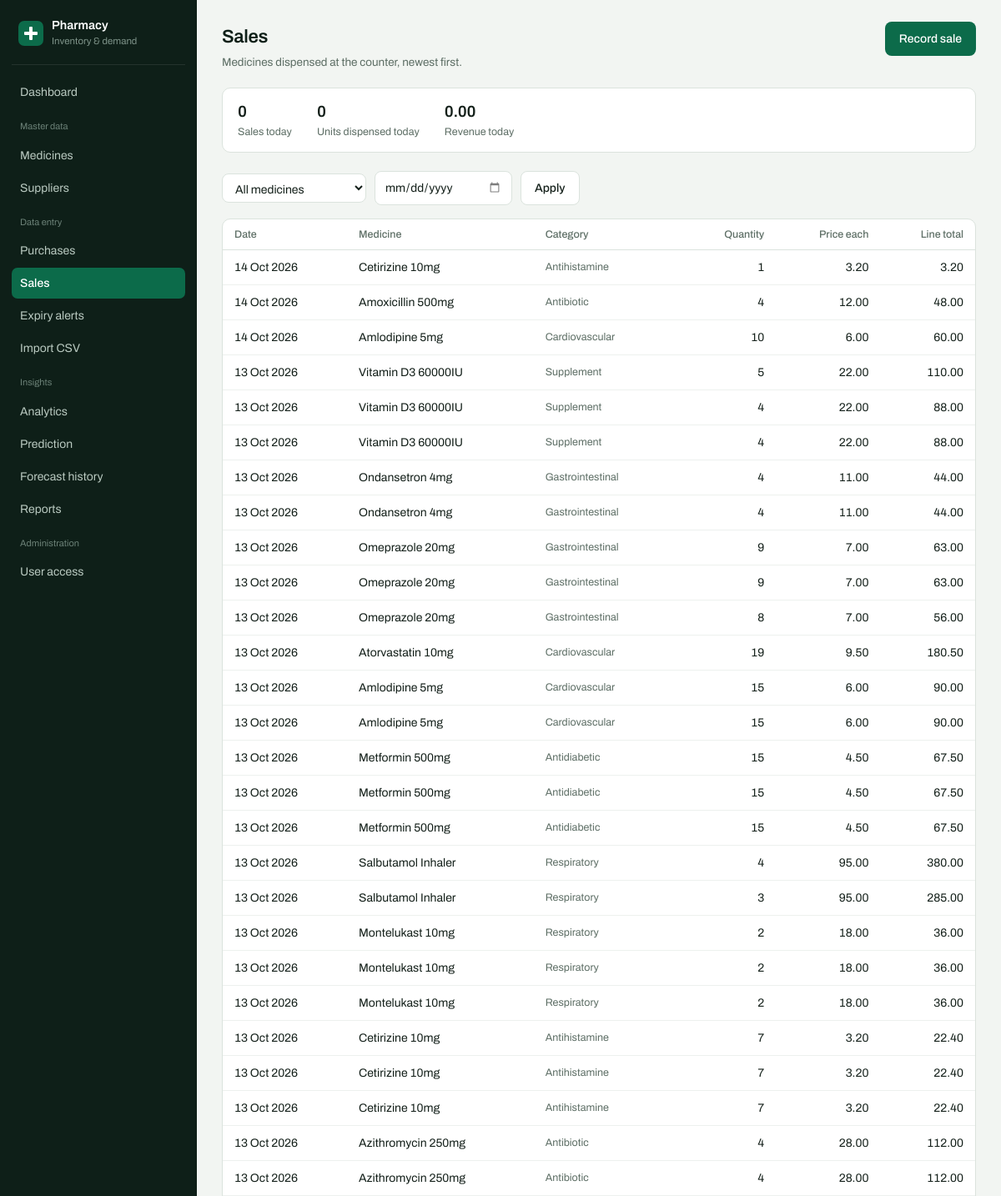
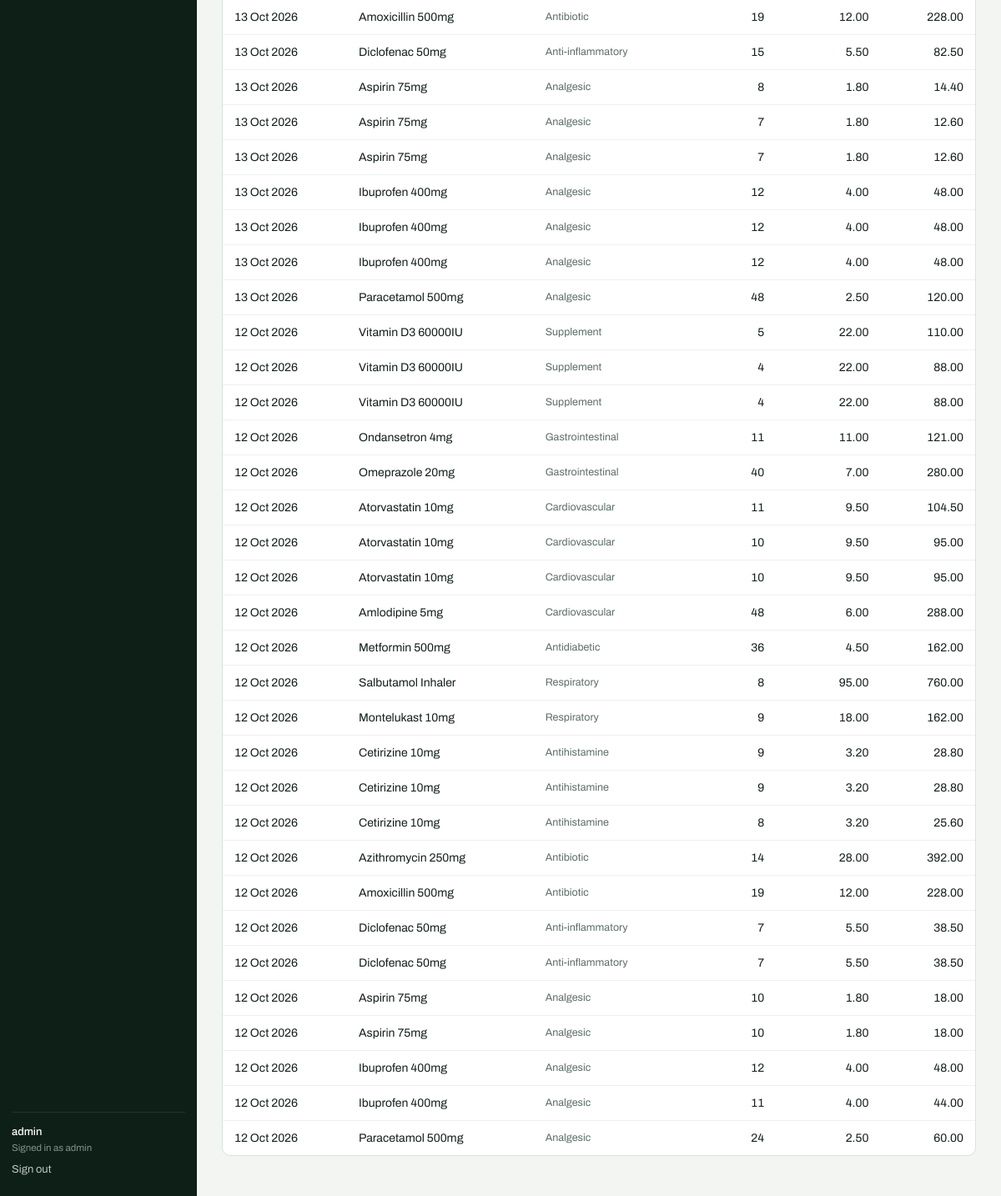
/sales (signed in), run on the app's committed database (2 pictures, top to bottom).
### models.py (models this page shows, shortened)
class Medicine(db.Model):
    __tablename__ = "medicines"
    medicine_id = db.Column(db.Integer, primary_key=True)
    medicine_code = db.Column(db.String(20), unique=True, nullable=False, index=True)
    name = db.Column(db.String(120), nullable=False)
    category = db.Column(db.String(60), nullable=False, index=True)  # EDA groups by this
    unit_price = db.Column(db.Float, nullable=False)                 # selling price
    reorder_level = db.Column(db.Integer, nullable=False, default=50)
    is_active = db.Column(db.Boolean, nullable=False, default=True)
    purchase_items = db.relationship("PurchaseItem", back_populates="medicine")
    sales = db.relationship("Sale", back_populates="medicine")
    forecasts = db.relationship("Forecast", back_populates="medicine")

### app.py (the view)
@app.route("/sales")
@login_required
def sales():
    medicine_id = request.args.get("medicine_id", type=int)
    on_date_raw = request.args.get("on_date", "").strip()
    on_date = sale_service.parse_date(on_date_raw)
    rows = sale_service.recent(medicine_id=medicine_id, on_date=on_date)
    return render_template(
        "sales.html", rows=rows,
        today=sale_service.day_summary(date.today()),
        medicines=Medicine.query.order_by(Medicine.name).all(),
        selected_medicine=medicine_id,
        on_date_raw=on_date_raw,
        today_date=date.today().isoformat())

### app.py (called while the page is built)
def login_required(view):
    @wraps(view)
    def wrapped(*args, **kwargs):
        if "user_id" not in session:
            flash("Please log in first.", "warning")
            return redirect(url_for("login"))
        return view(*args, **kwargs)
    return wrapped

@app.context_processor
def inject_user():
    return {"current_user": {"username": session.get("username"),
                             "role": session.get("role")}}

### models.py (called while the page is built)
    @property
    def revenue(self):
        return self.quantity * self.selling_price

### services/sale_service.py (called while the page is built)
def parse_date(text):
    try:
        return date.fromisoformat(text)
    except (ValueError, TypeError):
        return None

def recent(limit=60, medicine_id=None, on_date=None):
    q = Sale.query
    if medicine_id:
        q = q.filter_by(medicine_id=medicine_id)
    if on_date:
        q = q.filter_by(sale_date=on_date)
    return q.order_by(Sale.sale_date.desc(),
                      Sale.sale_id.desc()).limit(limit).all()

def day_summary(on_date):
    rows = Sale.query.filter_by(sale_date=on_date).all()
    return {
        "transactions": len(rows),
        "units": sum(r.quantity for r in rows),
        "revenue": round(sum(r.revenue for r in rows), 2),
    }

### templates/sales.html (shortened to what this page needs)
{% extends "base.html" %}
{% block content %}
<div class="page-head">
  <div>
    <h1>Sales</h1>
    <p>Medicines dispensed at the counter, newest first.</p>
  </div>
  <a class="btn btn-primary" href="{{ url_for('sale_new') }}">Record sale</a>
</div>
<div class="stats">
  <div class="stat">
    <div class="value">{{ today.transactions }}</div>
    <div class="label">Sales today</div>
  </div>
  <div class="stat">
    <div class="value">{{ today.units }}</div>
    <div class="label">Units dispensed today</div>
  </div>
  <div class="stat">
    <div class="value">{{ "{:,.2f}".format(today.revenue) }}</div>
    <div class="label">Revenue today</div>
  </div>
</div>
<form class="filters" method="GET">
  <select name="medicine_id">
    <option value="">All medicines</option>
  </select>
  <input type="date" name="on_date" value="{{ on_date_raw }}" max="{{ today_date }}">
  <button class="btn btn-quiet" type="submit">Apply</button>
</form>
<section class="panel">
  <div class="table-wrap">
    <table class="data">
      <thead>
        <tr>
          <th>Date</th>
          <th>Medicine</th>
          <th>Category</th>
          <th class="num">Quantity</th>
          <th class="num">Price each</th>
          <th class="num">Line total</th>
        </tr>
      </thead>
      <tbody>
        {% for s in rows %}
        <tr>
          <td class="date">{{ s.sale_date.strftime('%d %b %Y') }}</td>
          <td>{{ s.medicine.name }}</td>
          <td class="batch">{{ s.medicine.category }}</td>
          <td class="num">{{ s.quantity }}</td>
          <td class="num">{{ "%.2f"|format(s.selling_price) }}</td>
          <td class="num">{{ "{:,.2f}".format(s.revenue) }}</td>
        </tr>
        {% else %}
        <tr><td colspan="6" class="empty">No sales match these filters.</td></tr>
        {% endfor %}
      </tbody>
    </table>
  </div>
</section>
{% endblock %}

### static/css/style.css (style rules this page uses)
:root { --ink: #0E1F18; --ink-soft: #1B332A; --green: #0C6B4A; --green-lift: #118A5F; --green-wash: #E6F1EC; --paper: #F2F5F2; --surface: #FFFFFF; --line: #DBE3DD; --text: #14201A; --muted: #5D6E65; --amber: #9A6407; --amber-wash: #FBF0DC; --red: #A42A1E; --red-wash: #FAE8E5; --sidebar-w: 236px; --radius: 10px; }
* { box-sizing: border-box; }
body { margin: 0; background: var(--paper); color: var(--text); font-family: Archivo, system-ui, -apple-system, "Segoe UI", sans-serif; font-size: 15px; line-height: 1.5; font-variant-numeric: tabular-nums; }
h1, h2, h3, h4, h5 { font-weight: 600; letter-spacing: -0.015em; color: var(--ink); margin: 0; }
a { color: var(--green); }
.page-head { display: flex; align-items: baseline; justify-content: space-between; gap: 16px; margin-bottom: 20px; }
.page-head h1 { font-size: 22px; }
.page-head p { margin: 4px 0 0; color: var(--muted); font-size: 13.5px; }
.panel { background: var(--surface); border: 1px solid var(--line); border-radius: var(--radius); overflow: hidden; }
.stats { display: flex; flex-wrap: wrap; gap: 30px; padding: 14px 18px; background: var(--surface); border: 1px solid var(--line); border-radius: var(--radius); margin-bottom: 22px; }
.stat .value { font-size: 19px; font-weight: 600; letter-spacing: -0.02em; }
.stat .label { font-size: 12.5px; color: var(--muted); }
.table-wrap { overflow-x: auto; }
table.data { width: 100%; border-collapse: collapse; font-size: 14px; }
table.data th { text-align: left; font-weight: 500; font-size: 12.5px; color: var(--muted); padding: 9px 14px; border-bottom: 1px solid var(--line); white-space: nowrap; }
table.data td { padding: 10px 14px; border-bottom: 1px solid #EDF1EE; }
table.data tr:last-child td { border-bottom: 0; }
.num { text-align: right; font-variant-numeric: tabular-nums; white-space: nowrap; }
.batch { color: var(--muted); font-size: 12.5px; white-space: nowrap; }
.date { white-space: nowrap; }
.btn { display: inline-block; padding: 9px 16px; border: 1px solid transparent; border-radius: 8px; font: inherit; font-weight: 500; font-size: 14px; cursor: pointer; text-decoration: none; }
.btn-primary { background: var(--green); color: #fff; }
.filters { display: flex; flex-wrap: wrap; gap: 10px; align-items: center; margin-bottom: 16px; }
.filters input[type="search"], .filters input[type="date"], .filters select { padding: 8px 11px; border: 1px solid var(--line); border-radius: 8px; font: inherit; font-size: 14px; background: #fff; color: var(--text); }
.btn-quiet { background: var(--surface); border-color: var(--line); color: var(--text); }
.filters input[type="date"] { min-width: 165px; color: var(--text); font-variant-numeric: tabular-nums; }
table.data th.num, table.inner th.num { text-align: right; }

### data on the page
Medicine: medicine.name "Cetirizine 10mg" "Cetirizine 10mg" "Cetirizine 10mg" "Cetirizine 10mg" "Cetirizine 10mg" "Cetirizine 10mg" "Cetirizine 10mg", medicine.category "Antihistamine" "Antihistamine" "Antihistamine" "Antihistamine" "Antihistamine" "Antihistamine" "Antihistamine"
Medicine: medicine.name "Amoxicillin 500mg" "Amoxicillin 500mg" "Amoxicillin 500mg", medicine.category "Antibiotic" "Antibiotic" "Antibiotic"
Medicine: medicine.name "Amlodipine 5mg" "Amlodipine 5mg" "Amlodipine 5mg" "Amlodipine 5mg", medicine.category "Cardiovascular" "Cardiovascular" "Cardiovascular" "Cardiovascular"
Medicine: medicine.name "Vitamin D3 60000IU" "Vitamin D3 60000IU" "Vitamin D3 60000IU" "Vitamin D3 60000IU" "Vitamin D3 60000IU" "Vitamin D3 60000IU", medicine.category "Supplement" "Supplement" "Supplement" "Supplement" "Supplement" "Supplement"
Medicine: medicine.name "Ondansetron 4mg" "Ondansetron 4mg" "Ondansetron 4mg", medicine.category "Gastrointestinal" "Gastrointestinal" "Gastrointestinal"
Medicine: medicine.name "Omeprazole 20mg" "Omeprazole 20mg" "Omeprazole 20mg" "Omeprazole 20mg", medicine.category "Gastrointestinal" "Gastrointestinal" "Gastrointestinal" "Gastrointestinal"
Medicine: medicine.name "Atorvastatin 10mg" "Atorvastatin 10mg" "Atorvastatin 10mg" "Atorvastatin 10mg", medicine.category "Cardiovascular" "Cardiovascular" "Cardiovascular" "Cardiovascular"
Medicine: medicine.name "Metformin 500mg" "Metformin 500mg" "Metformin 500mg" "Metformin 500mg", medicine.category "Antidiabetic" "Antidiabetic" "Antidiabetic" "Antidiabetic"
Medicine: medicine.name "Salbutamol Inhaler" "Salbutamol Inhaler" "Salbutamol Inhaler", medicine.category "Respiratory" "Respiratory" "Respiratory"
Medicine: medicine.name "Montelukast 10mg" "Montelukast 10mg" "Montelukast 10mg" "Montelukast 10mg", medicine.category "Respiratory" "Respiratory" "Respiratory" "Respiratory"
Medicine: medicine.name "Azithromycin 250mg" "Azithromycin 250mg" "Azithromycin 250mg", medicine.category "Antibiotic" "Antibiotic" "Antibiotic"
Medicine: medicine.name "Diclofenac 50mg" "Diclofenac 50mg" "Diclofenac 50mg", medicine.category "Anti-inflammatory" "Anti-inflammatory" "Anti-inflammatory"
Medicine: medicine.name "Aspirin 75mg" "Aspirin 75mg" "Aspirin 75mg" "Aspirin 75mg" "Aspirin 75mg", medicine.category "Analgesic" "Analgesic" "Analgesic" "Analgesic" "Analgesic"
Medicine: medicine.name "Ibuprofen 400mg" "Ibuprofen 400mg" "Ibuprofen 400mg" "Ibuprofen 400mg" "Ibuprofen 400mg", medicine.category "Analgesic" "Analgesic" "Analgesic" "Analgesic" "Analgesic"
Medicine: medicine.name "Paracetamol 500mg" "Paracetamol 500mg", medicine.category "Analgesic" "Analgesic"

### other printed values
{{ current_user.username }} "admin"
{{ current_user.role }} "admin"
{{ today.transactions }} "0"
{{ today.units }} "0"
{{ "{:,.2f}".format(today.revenue) }} "0.00"
{{ s.sale_date.strftime('%d %b %Y') }} "14 Oct 2026" "14 Oct 2026" "14 Oct 2026" "13 Oct 2026" "13 Oct 2026" "13 Oct 2026" "13 Oct 2026" "13 Oct 2026" "13 Oct 2026" "13 Oct 2026" "13 Oct 2026" "13 Oct 2026" "13 Oct 2026" "13 Oct 2026" "13 Oct 2026" "13 Oct 2026" "13 Oct 2026" "13 Oct 2026" "13 Oct 2026" "13 Oct 2026" "13 Oct 2026" "13 Oct 2026" "13 Oct 2026" "13 Oct 2026" "13 Oct 2026" "13 Oct 2026" "13 Oct 2026" "13 Oct 2026" "13 Oct 2026" "13 Oct 2026" "13 Oct 2026" "13 Oct 2026" "13 Oct 2026" "13 Oct 2026" "13 Oct 2026" "13 Oct 2026" "12 Oct 2026" "12 Oct 2026" "12 Oct 2026" "12 Oct 2026" "12 Oct 2026" "12 Oct 2026" "12 Oct 2026" "12 Oct 2026" "12 Oct 2026" "12 Oct 2026" "12 Oct 2026" "12 Oct 2026" "12 Oct 2026" "12 Oct 2026" "12 Oct 2026" "12 Oct 2026" "12 Oct 2026" "12 Oct 2026" "12 Oct 2026" "12 Oct 2026" "12 Oct 2026" "12 Oct 2026" "12 Oct 2026" "12 Oct 2026"
{{ s.quantity }} "1" "4" "10" "5" "4" "4" "4" "4" "9" "9" "8" "19" "15" "15" "15" "15" "15" "4" "3" "2" "2" "2" "7" "7" "7" "4" "4" "19" "15" "8" "7" "7" "12" "12" "12" "48" "5" "4" "4" "11" "40" "11" "10" "10" "48" "36" "8" "9" "9" "9" "8" "14" "19" "7" "7" "10" "10" "12" "11" "24"
{{ "%.2f"|format(s.selling_price) }} "3.20" "12.00" "6.00" "22.00" "22.00" "22.00" "11.00" "11.00" "7.00" "7.00" "7.00" "9.50" "6.00" "6.00" "4.50" "4.50" "4.50" "95.00" "95.00" "18.00" "18.00" "18.00" "3.20" "3.20" "3.20" "28.00" "28.00" "12.00" "5.50" "1.80" "1.80" "1.80" "4.00" "4.00" "4.00" "2.50" "22.00" "22.00" "22.00" "11.00" "7.00" "9.50" "9.50" "9.50" "6.00" "4.50" "95.00" "18.00" "3.20" "3.20" "3.20" "28.00" "12.00" "5.50" "5.50" "1.80" "1.80" "4.00" "4.00" "2.50"
{{ "{:,.2f}".format(s.revenue) }} "3.20" "48.00" "60.00" "110.00" "88.00" "88.00" "44.00" "44.00" "63.00" "63.00" "56.00" "180.50" "90.00" "90.00" "67.50" "67.50" "67.50" "380.00" "285.00" "36.00" "36.00" "36.00" "22.40" "22.40" "22.40" "112.00" "112.00" "228.00" "82.50" "14.40" "12.60" "12.60" "48.00" "48.00" "48.00" "120.00" "110.00" "88.00" "88.00" "121.00" "280.00" "104.50" "95.00" "95.00" "288.00" "162.00" "760.00" "162.00" "28.80" "28.80" "25.60" "392.00" "228.00" "38.50" "38.50" "18.00" "18.00" "48.00" "44.00" "60.00"
